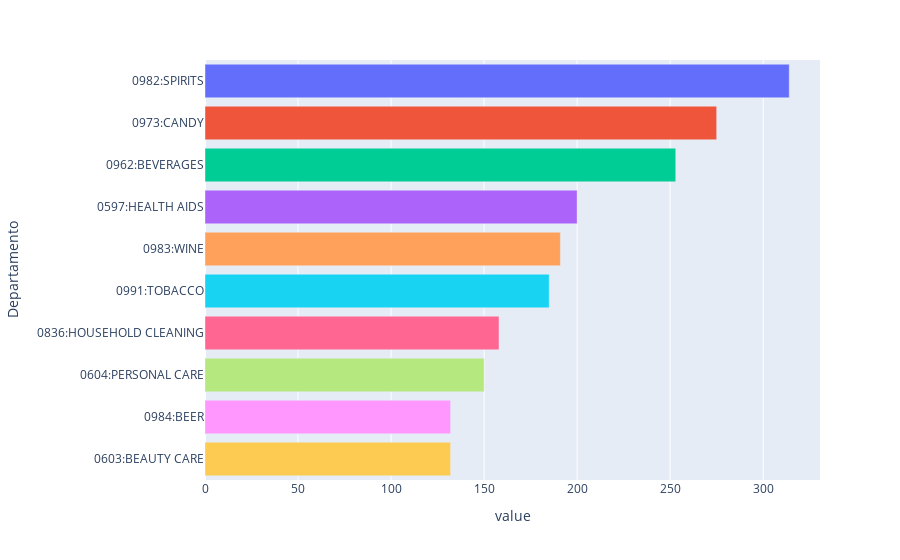

Notebook code for this chart:
### Code cell
# Qual o top 10 departamentos tem o maior volume de transações e maior quantidade de unidades vendidas?
# Parte 1: Volume de Transações

# Quantidade de transações únicas onde cada departamento aparece
contagem_transacoes_por_departamento_top10 = df_transacoes.value_counts('Departamento').head(10)

# Plot
fig_volume_transacoes_top10 = px.bar(contagem_transacoes_por_departamento_top10, color=contagem_transacoes_por_departamento_top10.index, orientation='h')
fig_volume_transacoes_top10.update_layout(showlegend=False)
fig_volume_transacoes_top10.show()

### Figure 1 — Plotly figure (JSON) as saved in the notebook; plotly's stock layout.template omitted (floating-point values rounded to 4 significant figures)
{"data": [{"hovertemplate": "Departamento=%{y}<br>value=%{x}<extra></extra>", "legendgroup": "0982:SPIRITS", "marker": {"color": "#636efa", "pattern": {"shape": ""}}, "name": "0982:SPIRITS", "orientation": "h", "showlegend": true, "textposition": "auto", "type": "bar", "x": [314], "xaxis": "x", "y": ["0982:SPIRITS"], "yaxis": "y"}, {"hovertemplate": "Departamento=%{y}<br>value=%{x}<extra></extra>", "legendgroup": "0973:CANDY", "marker": {"color": "#EF553B", "pattern": {"shape": ""}}, "name": "0973:CANDY", "orientation": "h", "showlegend": true, "textposition": "auto", "type": "bar", "x": [275], "xaxis": "x", "y": ["0973:CANDY"], "yaxis": "y"}, {"hovertemplate": "Departamento=%{y}<br>value=%{x}<extra></extra>", "legendgroup": "0962:BEVERAGES", "marker": {"color": "#00cc96", "pattern": {"shape": ""}}, "name": "0962:BEVERAGES", "orientation": "h", "showlegend": true, "textposition": "auto", "type": "bar", "x": [253], "xaxis": "x", "y": ["0962:BEVERAGES"], "yaxis": "y"}, {"hovertemplate": "Departamento=%{y}<br>value=%{x}<extra></extra>", "legendgroup": "0597:HEALTH AIDS", "marker": {"color": "#ab63fa", "pattern": {"shape": ""}}, "name": "0597:HEALTH AIDS", "orientation": "h", "showlegend": true, "textposition": "auto", "type": "bar", "x": [200], "xaxis": "x", "y": ["0597:HEALTH AIDS"], "yaxis": "y"}, {"hovertemplate": "Departamento=%{y}<br>value=%{x}<extra></extra>", "legendgroup": "0983:WINE", "marker": {"color": "#FFA15A", "pattern": {"shape": ""}}, "name": "0983:WINE", "orientation": "h", "showlegend": true, "textposition": "auto", "type": "bar", "x": [191], "xaxis": "x", "y": ["0983:WINE"], "yaxis": "y"}, {"hovertemplate": "Departamento=%{y}<br>value=%{x}<extra></extra>", "legendgroup": "0991:TOBACCO", "marker": {"color": "#19d3f3", "pattern": {"shape": ""}}, "name": "0991:TOBACCO", "orientation": "h", "showlegend": true, "textposition": "auto", "type": "bar", "x": [185], "xaxis": "x", "y": ["0991:TOBACCO"], "yaxis": "y"}, {"hovertemplate": "Departamento=%{y}<br>value=%{x}<extra></extra>", "legendgroup": "0836:HOUSEHOLD CLEANING", "marker": {"color": "#FF6692", "pattern": {"shape": ""}}, "name": "0836:HOUSEHOLD CLEANING", "orientation": "h", "showlegend": true, "textposition": "auto", "type": "bar", "x": [158], "xaxis": "x", "y": ["0836:HOUSEHOLD CLEANING"], "yaxis": "y"}, {"hovertemplate": "Departamento=%{y}<br>value=%{x}<extra></extra>", "legendgroup": "0604:PERSONAL CARE", "marker": {"color": "#B6E880", "pattern": {"shape": ""}}, "name": "0604:PERSONAL CARE", "orientation": "h", "showlegend": true, "textposition": "auto", "type": "bar", "x": [150], "xaxis": "x", "y": ["0604:PERSONAL CARE"], "yaxis": "y"}, {"hovertemplate": "Departamento=%{y}<br>value=%{x}<extra></extra>", "legendgroup": "0984:BEER", "marker": {"color": "#FF97FF", "pattern": {"shape": ""}}, "name": "0984:BEER", "orientation": "h", "showlegend": true, "textposition": "auto", "type": "bar", "x": [132], "xaxis": "x", "y": ["0984:BEER"], "yaxis": "y"}, {"hovertemplate": "Departamento=%{y}<br>value=%{x}<extra></extra>", "legendgroup": "0603:BEAUTY CARE", "marker": {"color": "#FECB52", "pattern": {"shape": ""}}, "name": "0603:BEAUTY CARE", "orientation": "h", "showlegend": true, "textposition": "auto", "type": "bar", "x": [132], "xaxis": "x", "y": ["0603:BEAUTY CARE"], "yaxis": "y"}], "layout": {"barmode": "relative", "legend": {"title": {"text": "Departamento"}, "tracegroupgap": 0}, "margin": {"t": 60}, "showlegend": false, "xaxis": {"anchor": "y", "domain": [0, 1], "title": {"text": "value"}}, "yaxis": {"anchor": "x", "categoryarray": ["0603:BEAUTY CARE", "0984:BEER", "0604:PERSONAL CARE", "0836:HOUSEHOLD CLEANING", "0991:TOBACCO", "0983:WINE", "0597:HEALTH AIDS", "0962:BEVERAGES", "0973:CANDY", "0982:SPIRITS"], "categoryorder": "array", "domain": [0, 1], "title": {"text": "Departamento"}}}}
